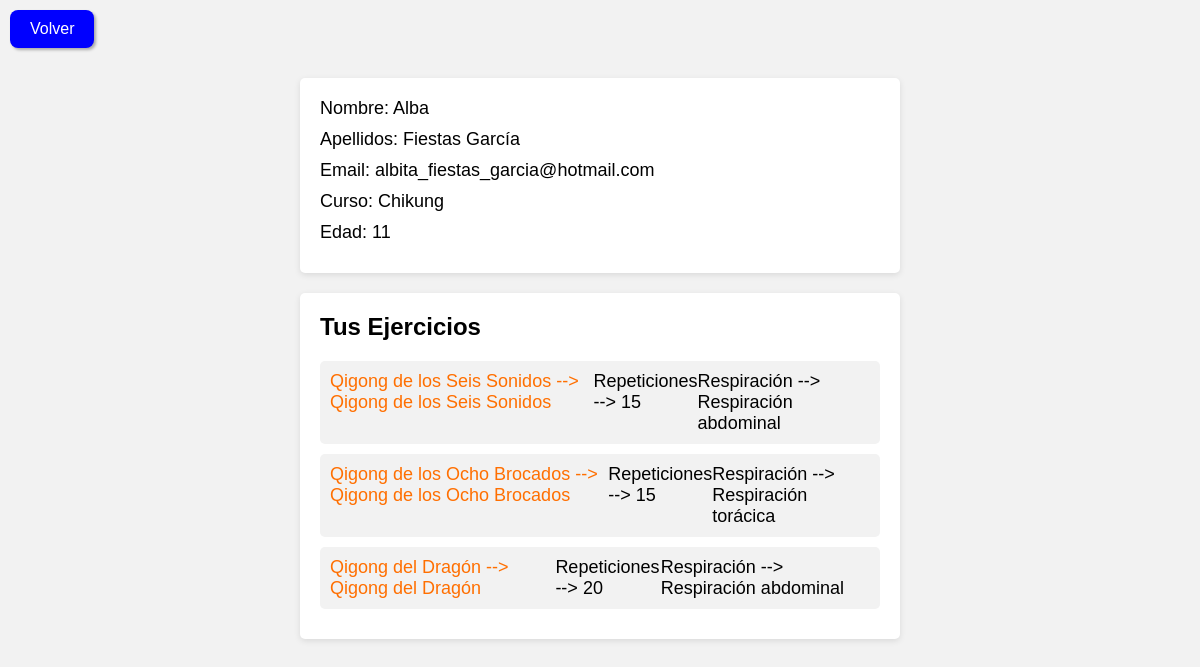
Page /user_ejercicios_personales/2 on the committed database.
### models.py (models this page shows, shortened)
class User(db.Base):
    __tablename__ = 'usuarios'
    __table_args__ = {'sqlite_autoincrement': True}
    id_user = Column(Integer, primary_key=True)
    nombre = Column(String(200), nullable=False)
    apellidos = Column(String(200), nullable=False)
    email = Column(String(20))
    curso = Column(String(10))
    edad = Column(Integer)
    perfil = Column(String(500))
    password = Column(String(10))

### main.py (the view)
@app.route('/user_ejercicios_personales/<int:id>')
def user_ejercicios_personales(id):
    usuario = db.session.query(User).filter_by(id_user=id).first()
    user = db.session.query(User).first()
    if user is None:
        return "Usuario no encontrado"
    exercices_user = db.session.query(NewTable).filter_by(user_id=id).first()
    listado = ejercicios.crear_ejercicios(user.curso, exercices_user.lista_ejercicios)
    return render_template('user_ejercicios_personales.html', user=user, exercices_user=exercices_user, listado=listado, usuario=usuario)

### ejercicios.py (called while the page is built)
def crear_ejercicios(curso, cantidad):
    lista = []
    lista_nueva=[]
    if curso == 'Pilates':
        lista = lista_pilates.copy()
    elif curso == 'Chikung':
        lista = lista_qigong.copy()
    n = cantidad.split(",")
    for numero_ejercicio in n:
        lista_nueva.append(lista[int(numero_ejercicio)])
    return lista_nueva

### templates/user_ejercicios_personales.html (shortened to what this page needs)
<!DOCTYPE html>
<html lang="en">
<head>
	<link rel = 'stylesheet' href="{{url_for('static', filename='user_ejercicios_personales.css')}}">
</head>
<body>
	        <button onclick="window.history.back();" class="back-button">Volver</button>
<div class="caja_1">
	 <ul class="datos">
			<li>Nombre: {{ usuario.nombre }}</li>
			<li>Apellidos: {{ usuario.apellidos }}</li>
			<li>Email: {{ usuario.email }}</li>
			<li>Curso: {{ usuario.curso }}</li>
			<li>Edad: {{ usuario.edad }}</li>
  		</ul>
</div>
<div class="caja_2">
<h1>Tus Ejercicios</h1>
				{% for ejercicios in listado: %}
		<div class="especial">
			<section>
					<p class="orange">{{ ejercicios.tipo }} --> {{ ejercicios.tipo }}</p>
					<p> Repeticiones --> {{ ejercicios.repeticiones }}</p>
					<p>Respiración --> {{ ejercicios.tipo_respiracion }}</p>
			</section>
		</div>
		{% endfor %}
	</div>
</body>
</html>

### static/user_ejercicios_personales.css (style rules this page uses)
* { box-sizing: border-box; margin: 0; padding: 0; }
body { background-color: #f2f2f2; font-family: Arial, sans-serif; }
.caja_1 { margin: 20px auto; max-width: 600px; background-color: #ffffff; border-radius: 5px; box-shadow: 0 2px 6px rgba(0, 0, 0, 0.1); padding: 20px; }
.datos { list-style: none; margin: 0; padding: 0; }
.datos li { margin-bottom: 10px; font-size: 18px; }
.caja_2 { margin: 20px auto; max-width: 600px; background-color: #ffffff; border-radius: 5px; box-shadow: 0 2px 6px rgba(0, 0, 0, 0.1); padding: 20px; }
.caja_2 h1 { font-size: 24px; margin-bottom: 20px; }
.especial { background-color: #f2f2f2; border-radius: 5px; margin-bottom: 10px; padding: 10px; }
.orange { color: #ff6f00; }
.especial section { display: flex; justify-content: space-between; }
.especial p { font-size: 18px; }
.back-button { background-color: blue; border: none; color: white; padding: 10px 20px; text-align: center; text-decoration: none; display: inline-block; font-size: 16px; margin: 10px; cursor: pointer; border-radius: 8px; box-shadow: 2px 2px 3px rgba(0,0,0,0.3); transition: background-color 0.3s ease; }

### rows in the picture
User: nombre "Alba", apellidos "Fiestas García", email "albita_fiestas_garcia@hotmail.com", curso "Chikung", edad "11"

### other values in the picture
{{ ejercicios.tipo }} "Qigong de los Seis Sonidos" "Qigong de los Ocho Brocados" "Qigong del Dragón"
{{ ejercicios.repeticiones }} "15" "15" "20"
{{ ejercicios.tipo_respiracion }} "Respiración abdominal" "Respiración torácica" "Respiración abdominal"
